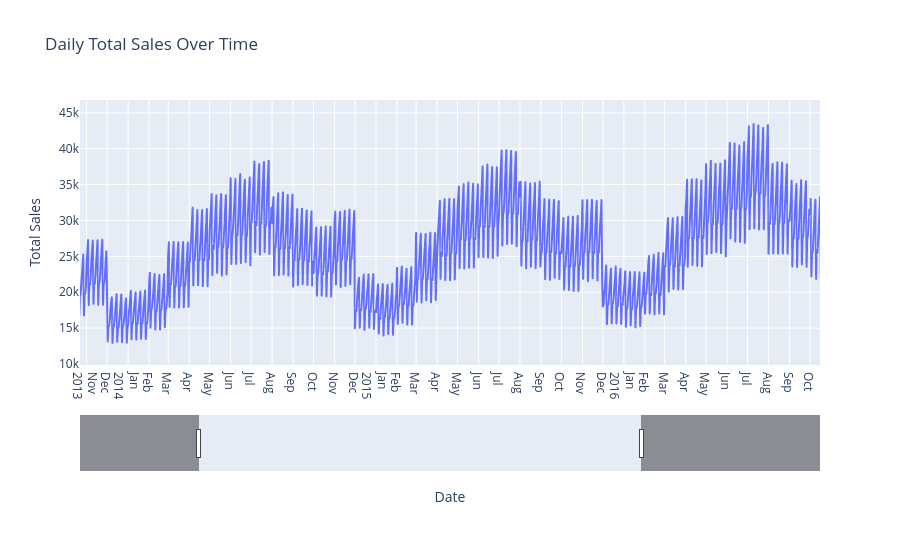

Source (notebook cell):
### Markdown cell above
## 4. Exploratory data analysis
These charts summarize overall sales, monthly patterns, weekday patterns, and sales distributions.

### Code cell
daily_sales = (
    train.groupby("date", as_index=False)["sales"]
    .sum()
    .sort_values("date")
)

fig = px.line(
    daily_sales, x="date", y="sales",
    title="Daily Total Sales Over Time"
)
fig.update_xaxes(rangeslider_visible=True, dtick="M1", tickformat="%b\n%Y")
fig.update_layout(xaxis_title="Date", yaxis_title="Total Sales", height=550)
fig.show()

### Figure 1 — Plotly figure (JSON) as saved in the notebook; plotly's stock layout.template omitted (floating-point values rounded to 4 significant figures; data arrays with more than 128 entries replaced by an {"elided": "..."} marker saying what was removed)
{"data": [{"hovertemplate": "date=%{x}<br>sales=%{y}<extra></extra>", "legendgroup": "", "line": {"color": "#636efa", "dash": "solid"}, "marker": {"symbol": "circle"}, "mode": "lines", "name": "", "showlegend": false, "type": "scattergl", "x": {"elided": "1826 str values"}, "xaxis": "x", "y": {"elided": "1826 int values"}, "yaxis": "y"}], "layout": {"dragmode": "pan", "height": 550, "legend": {"tracegroupgap": 0}, "title": {"text": "Daily Total Sales Over Time"}, "xaxis": {"anchor": "y", "autorange": false, "domain": [0, 1], "dtick": "M1", "range": ["2013-10-22 04:01:16.3521", "2016-10-15 17:58:05.4719"], "rangeslider": {"autorange": true, "range": ["2013-01-01", "2017-12-31"], "visible": true, "yaxis": {"_template": null, "rangemode": "match"}}, "tickformat": "%b\n%Y", "title": {"text": "Date"}, "type": "date"}, "yaxis": {"anchor": "x", "autorange": true, "domain": [0, 1], "range": [9863.0, 46780.0], "title": {"text": "Total Sales"}, "type": "linear"}}}
